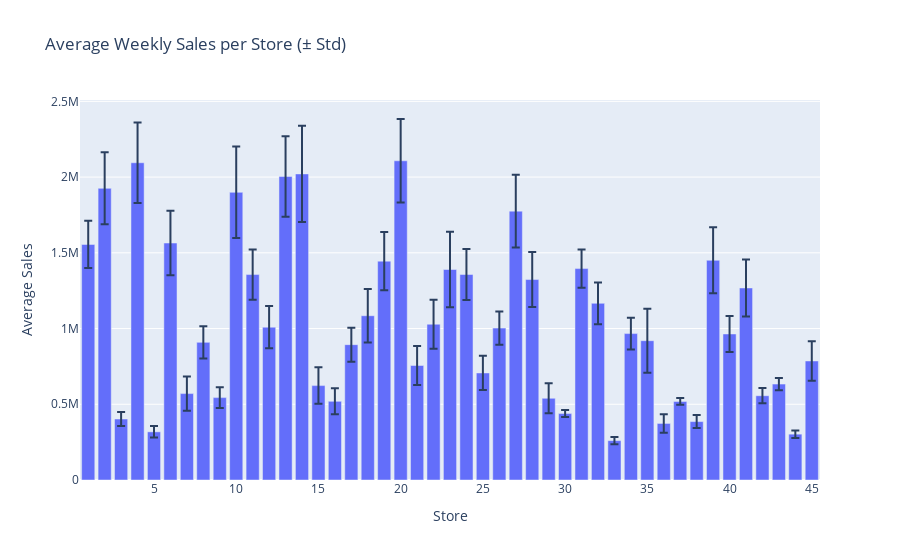

Notebook code for this chart:
### Code cell
stats = df.groupby('store')['weekly_sales'].agg(['mean', 'std']).reset_index()
fig = go.Figure(go.Bar(
    x=stats['store'],
    y=stats['mean'],
    error_y=dict(type='data', array=stats['std'], visible=True)
))
fig.update_layout(
    title='Average Weekly Sales per Store (± Std)',
    xaxis_title='Store',
    yaxis_title='Average Sales'
)
fig.show()
